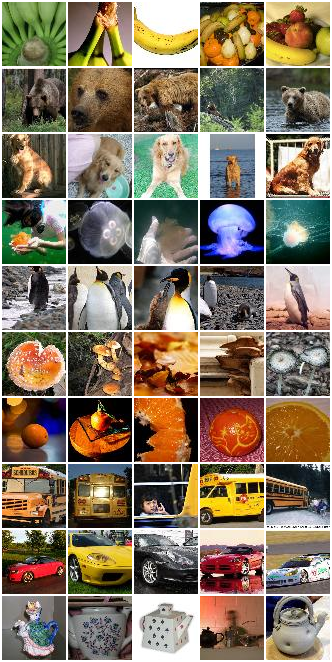
#> input picture docs/phase2/phase2_eda_grid.png, 332 x 662 px
$ python -i build_replaced_forest.py   (imports and definitions only)   (older library calls are emulated)
#> lines starting #> are read from the running program, lines starting #| are printed output that depends on the picture; after the words box and inside, x2 and y2 are one past the last pixel; in counts of white or black regions, pixels touching at a corner belong together
#> further down, picture is the input picture: shape (662, 332, 3); mean B, G, R 98.4, 118.2, 132.4
### additional_experiments/anycode/build_forest.py
"""Build a random forest and compile it into a single predict.py.

Each tree is compiled to a Python function (tree_0, tree_1, ...).
predict() calls all trees and takes majority vote.
No stored data at inference — only if/else branches.

This captures feature interactions that GNB cannot and uses ensemble
diversity to reduce overfitting vs a single tree."""

import sys
from pathlib import Path
from collections import Counter
import numpy as np
import cv2
import json

DATA_ROOT = Path(__file__).parent.parent.parent / "data" / "phase2" / "train"

CLASSES = [
    "golden_retriever", "mushroom", "teapot", "school_bus", "banana",
    "orange", "brown_bear", "king_penguin", "jellyfish", "sports_car",
]

FEATURE_NAMES = [
    "avg_s", "r_minus_b", "blue_ratio", "orange_hue", "yellow_ratio",
    "green_ratio", "high_sat", "sat_center", "white_ratio", "black_ratio",
    "texture_var", "horiz_edges", "contrast", "hue_std", "symmetry",
    "low_sat_high_val", "warm_cool", "hue_15_30", "very_orange",
    "vert_edge_ratio", "circularity", "top_minus_bot", "rb_ratio",
    "warm_brown", "medium_gray", "edge_density_center", "warm_texture",
    "warm_brightness", "rg_ratio", "center_vs_periph", "dark_bottom",
    "yellow_band", "smooth_frac", "lbp_uniformity", "gradient_uniformity",
    "center_sat_low", "high_val_low_sat", "v_bimodal", "achromatic",
    "center_obj_diff", "horiz_line_score", "aspect_main_contour",
    "edge_in_center_ratio", "color_entropy",
    "hue_in_yellow", "warm_uniform",
    "q0_h", "q0_s", "q0_v", "q0_edge",
    "q1_h", "q1_s", "q1_v", "q1_edge",
    "q2_h", "q2_s", "q2_v", "q2_edge",
    "q3_h", "q3_s", "q3_v", "q3_edge",
    "v_top_third", "v_mid_third", "v_bot_third",
    "s_top_third", "s_mid_third", "s_bot_third",
    "h_center_mean", "edge_top_ratio", "edge_bot_ratio",
    # LAB color moments (from Phase 2 — orthogonal to HSV)
    "lab_a_mean", "lab_b_mean", "lab_a_std", "lab_b_std",
    "lab_center_a", "lab_center_b",
    # DCT frequency bands
    "dct_low", "dct_mid", "dct_high",
    # Gabor texture (2 orientations x 2 frequencies)
    "gabor_0_02_mean", "gabor_45_02_mean", "gabor_0_04_mean", "gabor_45_04_mean",
    # FFT features
    "fft_hv_ratio", "fft_high_freq",
    # Additional texture/shape
    "hu1", "hu2",
    "glcm_contrast", "glcm_homogeneity",
]


def extract_features(image):
    """Same feature extraction as build_tree.py"""
    hsv = cv2.cvtColor(image, cv2.COLOR_BGR2HSV)
    h, s, v = cv2.split(hsv)
    gray = cv2.cvtColor(image, cv2.COLOR_BGR2GRAY)
    b_ch, g_ch, r_ch = cv2.split(image)
    avg_r = float(np.mean(r_ch))
    avg_g = float(np.mean(g_ch))
    avg_b = float(np.mean(b_ch))
    features = []
    features.append(float(np.mean(s)))
    features.append(avg_r - avg_b)
    features.append(float(np.mean((h >= 90) & (h <= 130) & (s > 80))))
    features.append(float(np.mean((h >= 5) & (h <= 20) & (s > 120))))
    features.append(float(np.mean((h >= 20) & (h <= 35) & (s > 100))))
    features.append(float(np.mean((h >= 35) & (h <= 80) & (s > 50))))
    features.append(float(np.mean(s > 180)))
    features.append(float(np.mean(s[16:48, 16:48])))
    features.append(float(np.mean((s < 50) & (v > 180))))
    features.append(float(np.mean(v < 40)))
    lap = cv2.Laplacian(gray, cv2.CV_64F)
    features.append(float(np.var(lap)))
    sobely = cv2.Sobel(gray, cv2.CV_64F, 0, 1, ksize=3)
    horiz_e = float(np.mean(np.abs(sobely)))
    features.append(horiz_e)
    features.append(float(np.std(gray)))
    sat_mask = s > 50
    features.append(float(np.std(h[sat_mask].astype(float))) if np.sum(sat_mask) > 100 else 0.0)
    left = gray[:, :32].astype(float)
    right = gray[:, 32:][:, ::-1].astype(float)
    features.append(1.0 - float(np.mean(np.abs(left - right))) / 128.0)
    features.append(float(np.mean((s < 60) & (v > 150))))
    if np.sum(sat_mask) > 50:
        h_sat = h[sat_mask]
        warm = float(np.sum(h_sat < 30))
        cool = float(np.sum(h_sat > 90))
        features.append(warm / max(warm + cool, 1.0))
    else:
        features.append(0.5)
    features.append(float(np.mean((h >= 15) & (h < 30) & (s > 50))))
    features.append(float(np.mean((h < 15) & (s > 100))))
    sobelx = cv2.Sobel(gray, cv2.CV_64F, 1, 0, ksize=3)
    vert_e = float(np.mean(np.abs(sobelx)))
    features.append(vert_e / max(horiz_e, 1.0))
    sat_thresh = (s > 100).astype(np.uint8) * 255
    contours, _ = cv2.findContours(sat_thresh, cv2.RETR_EXTERNAL, cv2.CHAIN_APPROX_SIMPLE)
    if contours:
        largest = max(contours, key=cv2.contourArea)
        area = cv2.contourArea(largest)
        perimeter = cv2.arcLength(largest, True)
        features.append(4 * np.pi * area / (perimeter * perimeter) if perimeter > 0 else 0.0)
    else:
        features.append(0.0)
    features.append(float(np.mean(v[:32, :])) - float(np.mean(v[32:, :])))
    features.append(avg_r / max(avg_b, 1.0))
    features.append(float(np.mean((h >= 10) & (h <= 25) & (s >= 40) & (s <= 150))))
    features.append(float(np.mean((gray >= 80) & (gray <= 160) & (s < 60))))
    edges = cv2.Canny(gray, 30, 100)
    features.append(float(np.mean(edges[16:48, 16:48] > 0)))
    warm_region = (h < 30) & (s > 30) & (v > 50)
    if np.sum(warm_region) > 100:
        features.append(float(np.std(lap[warm_region])))
    else:
        features.append(0.0)
    if np.sum(warm_region) > 100:
        features.append(float(np.mean(v[warm_region])))
    else:
        features.append(128.0)
    features.append(avg_r / max(avg_g, 1.0))
    center_gray = float(np.mean(gray[16:48, 16:48]))
    periph_gray = (float(np.mean(gray[:16, :])) + float(np.mean(gray[48:, :])) +
                   float(np.mean(gray[:, :16])) + float(np.mean(gray[:, 48:]))) / 4.0
    features.append(center_gray - periph_gray)
    features.append(float(np.mean(v[48:, :] < 80)))
    features.append(float(np.mean((h >= 20) & (h <= 35) & (s > 80) & (v > 120))))
    features.append(float(np.mean(np.abs(lap) < 5)))
    padded = np.pad(gray, 1, mode='reflect')
    center_p = padded[1:-1, 1:-1].astype(np.int16)
    d_top = np.abs(padded[0:-2, 1:-1].astype(np.int16) - center_p)
    d_bot = np.abs(padded[2:, 1:-1].astype(np.int16) - center_p)
    d_left = np.abs(padded[1:-1, 0:-2].astype(np.int16) - center_p)
    d_right = np.abs(padded[1:-1, 2:].astype(np.int16) - center_p)
    uniform = (d_top < 10) & (d_bot < 10) & (d_left < 10) & (d_right < 10)
    features.append(float(np.mean(uniform)))
    grad_mag = np.sqrt(sobelx**2 + sobely**2)
    grad_mean = float(np.mean(grad_mag))
    grad_std = float(np.std(grad_mag))
    features.append(grad_std / max(grad_mean, 1.0))
    features.append(float(np.mean(s[16:48, 16:48] < 60)))
    features.append(float(np.mean((v > 150) & (s < 80))))
    v_hist = np.histogram(v, bins=4, range=(0, 256))[0].astype(float) / (64 * 64)
    features.append(float(v_hist[0] * v_hist[3]))
    features.append(float(np.mean(s < 40)))
    center_v = float(np.mean(v[16:48, 16:48]))
    border_pixels = np.concatenate([v[:8, :].flatten(), v[56:, :].flatten(),
                                    v[:, :8].flatten(), v[:, 56:].flatten()])
    border_v = float(np.mean(border_pixels))
    features.append(abs(center_v - border_v))
    h_energy = float(np.sum(sobely**2))
    v_energy = float(np.sum(sobelx**2))
    features.append(h_energy / max(h_energy + v_energy, 1.0))
    edge_img = cv2.Canny(gray, 50, 150)
    contours2, _ = cv2.findContours(edge_img, cv2.RETR_EXTERNAL, cv2.CHAIN_APPROX_SIMPLE)
    if contours2:
        largest2 = max(contours2, key=cv2.contourArea)
        if len(largest2) >= 5:
            rect = cv2.minAreaRect(largest2)
            w, h_r = rect[1]
            features.append(max(w, h_r) / max(min(w, h_r), 1.0))
        else:
            features.append(1.0)
    else:
        features.append(1.0)
    center_edge = float(np.mean(edges[16:48, 16:48] > 0))
    total_edge = float(np.mean(edges > 0))
    features.append(center_edge / max(total_edge, 0.001))
    sat_pixels = h[s > 50]
    if len(sat_pixels) > 100:
        h_hist_arr = np.histogram(sat_pixels, bins=18, range=(0, 180))[0].astype(float)
        h_hist_arr = h_hist_arr / max(np.sum(h_hist_arr), 1)
        h_hist_arr = h_hist_arr[h_hist_arr > 0]
        features.append(-float(np.sum(h_hist_arr * np.log2(h_hist_arr))))
    else:
        features.append(0.0)
    if len(sat_pixels) > 100:
        features.append(float(np.sum((sat_pixels >= 18) & (sat_pixels <= 38))) / len(sat_pixels))
    else:
        features.append(0.0)
    features.append(float(np.mean((h >= 10) & (h <= 30) & (s > 50) & (v > 100))))
    # Spatial grid
    H2, W2 = 32, 32
    for qi, (r0, c0) in enumerate([(0, 0), (0, W2), (H2, 0), (H2, W2)]):
        r1, c1 = r0 + H2, c0 + W2
        features.append(float(np.mean(h[r0:r1, c0:c1])))
        features.append(float(np.mean(s[r0:r1, c0:c1])))
        features.append(float(np.mean(v[r0:r1, c0:c1])))
        features.append(float(np.mean(edges[r0:r1, c0:c1] > 0)))
    # Thirds
    third = 64 // 3
    features.append(float(np.mean(v[:third, :])))
    features.append(float(np.mean(v[third:2*third, :])))
    features.append(float(np.mean(v[2*third:, :])))
    features.append(float(np.mean(s[:third, :])))
    features.append(float(np.mean(s[third:2*third, :])))
    features.append(float(np.mean(s[2*third:, :])))
    features.append(float(np.mean(h[16:48, 16:48])))
    features.append(float(np.mean(edges[:third, :] > 0)))
    features.append(float(np.mean(edges[2*third:, :] > 0)))
    # LAB color moments
    lab = cv2.cvtColor(image, cv2.COLOR_BGR2LAB)
    l_ch, a_ch, b_lab = cv2.split(lab)
    features.append(float(np.mean(a_ch)))
    features.append(float(np.mean(b_lab)))
    features.append(float(np.std(a_ch)))
    features.append(float(np.std(b_lab)))
    features.append(float(np.mean(a_ch[16:48, 16:48])))
    features.append(float(np.mean(b_lab[16:48, 16:48])))
    # DCT frequency bands
    gray_f = gray.astype(np.float32)
    dct = cv2.dct(gray_f)
    features.append(float(np.mean(np.abs(dct[:8, :8]))))
    features.append(float(np.mean(np.abs(dct[8:24, 8:24]))))
    features.append(float(np.mean(np.abs(dct[24:, 24:]))))
    # Gabor texture
    for theta in [0, np.pi/4]:
        for freq in [0.2, 0.4]:
            kern = cv2.getGaborKernel((9, 9), 3.0, theta, 1.0/freq, 0.5, 0, ktype=cv2.CV_32F)
            filtered = cv2.filter2D(gray_f, cv2.CV_32F, kern)
            features.append(float(np.mean(np.abs(filtered))))
    # FFT features
    f_transform = np.fft.fft2(gray_f)
    f_shift = np.fft.fftshift(f_transform)
    magnitude = np.abs(f_shift)
    cy, cx = 32, 32
    h_band = magnitude[cy-2:cy+3, :]
    v_band = magnitude[:, cx-2:cx+3]
    fft_h = float(np.sum(h_band))
    fft_v = float(np.sum(v_band))
    features.append(fft_h / max(fft_v, 1.0))
    features.append(float(np.mean(magnitude[magnitude > np.percentile(magnitude, 90)])))
    # Hu moments
    moments = cv2.moments(gray)
    hu = cv2.HuMoments(moments).flatten()
    features.append(float(hu[0]))
    features.append(float(hu[1]))
    # GLCM approximation (fast co-occurrence)
    shifted_r = np.roll(gray, 1, axis=1)
    diff = np.abs(gray.astype(np.int16) - shifted_r.astype(np.int16))
    features.append(float(np.mean(diff**2)))
    features.append(float(np.mean(diff < 10)))
    return features


# [23 lines left out: functions load_data, gini, not called in this run]


class Node:
    # [359 lines left out: functions __init__, find_best_split, build_tree, tree_to_code, _node_to_code, count_nodes and 3 more, not called in this run]


# [2 lines that do not run on import are left out]

### additional_experiments/anycode/build_replaced_forest.py
"""Replace the 10 weakest features with better spatial/shape ones.

Weakest (F < 1.0): hu2, center_obj_diff, top_minus_bot, black_ratio,
v_top_third, q0_v, q1_v, aspect_main_contour, rg_ratio, v_bimodal

Replace with:
- 4 radial color features (concentric rings)
- 3 edge-shape features (contour moments)
- 3 color transition features (borders between regions)
"""

import sys
from pathlib import Path
from collections import Counter
import numpy as np
import cv2

sys.path.insert(0, str(Path(__file__).parent))
from build_forest import CLASSES, gini, Node, find_best_split, build_tree, count_nodes, predict_tree

DATA_ROOT = Path(__file__).parent.parent.parent / "data" / "phase2" / "train"
VAL_ROOT = Path(__file__).parent.parent.parent / "data" / "phase2" / "val"

# Indices to REMOVE (worst F-ratios)
REMOVE_INDICES = {87, 39, 21, 9, 62, 48, 52, 41, 28, 37}


def extract_features_v3(image):
    """Modified feature extraction: replace 10 worst with better ones."""
    hsv = cv2.cvtColor(image, cv2.COLOR_BGR2HSV)
#> hsv: shape (662, 332, 3); mean H, S, V 46.3, 103.6, 140.1
    h, s, v = cv2.split(hsv)
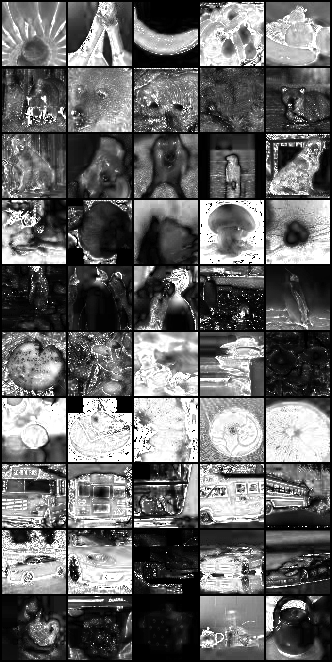
#> s: shape (662, 332); min 0, max 255, mean 103.6
    gray = cv2.cvtColor(image, cv2.COLOR_BGR2GRAY).astype(np.float32)
    b_ch, g_ch, r_ch = cv2.split(image)
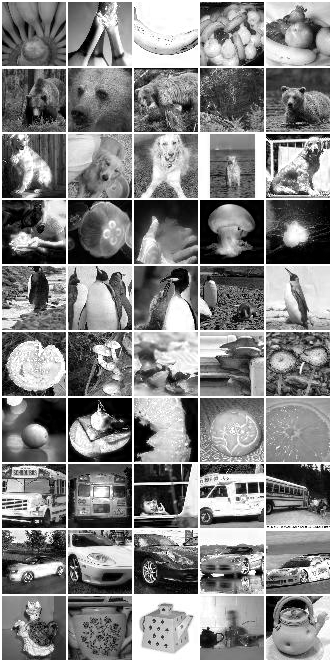
#> r_ch: shape (662, 332); min 0, max 255, mean 132.4
    avg_r = float(np.mean(r_ch))
#> avg_r = 132.4
    avg_g = float(np.mean(g_ch))
#> avg_g = 118.2
    avg_b = float(np.mean(b_ch))
#> avg_b = 98.36
    edges = cv2.Canny(gray.astype(np.uint8), 30, 100)
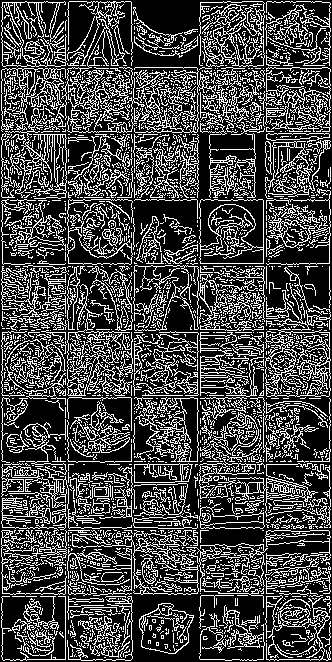
#> edges: shape (662, 332); 27.9% white in thin lines or dots
    sobelx = cv2.Sobel(gray, cv2.CV_32F, 1, 0, ksize=3)
    sobely = cv2.Sobel(gray, cv2.CV_32F, 0, 1, ksize=3)
    lap = cv2.Laplacian(gray, cv2.CV_32F)
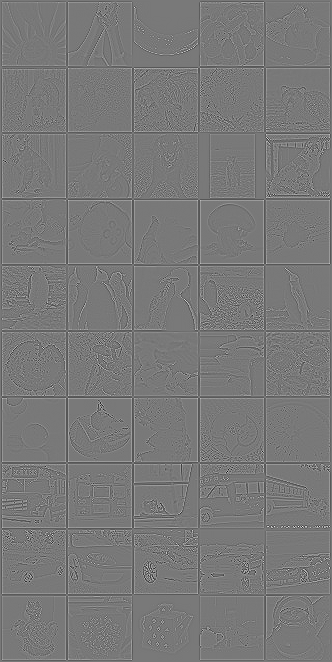
#> lap: shape (662, 332) float32; min -889, max 984, mean 0; drawn with min black and max white
    grad_mag = np.sqrt(sobelx**2 + sobely**2)
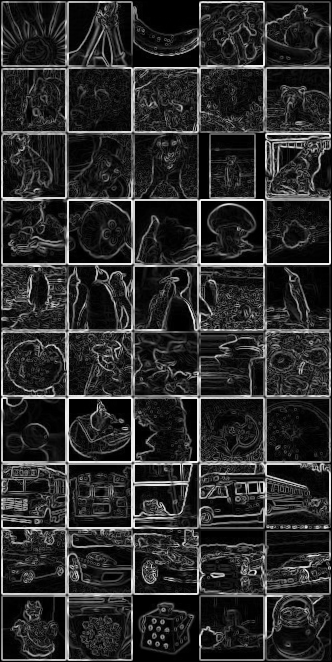
#> grad_mag: shape (662, 332) float32; min 0, max 1081.9, mean 186.7; drawn with min black and max white

    features = []
    # ORIGINAL features (indices 0-89), skip REMOVE_INDICES
    # This is a simplified approach: compute all original, then replace
    # Compute all 90 original features the same way as build_forest.py
    sat_mask = s > 50
#> sat_mask: shape (662, 332) bool; 62.3% white; 672 black regions (633 under 20 px), largest, box (x1, y1, x2, y2) and area: (0, 0, 332, 662) 78226, (284, 221, 309, 246) 387, (277, 143, 303, 172) 374
    warm_region = (h < 30) & (s > 30) & (v > 50)
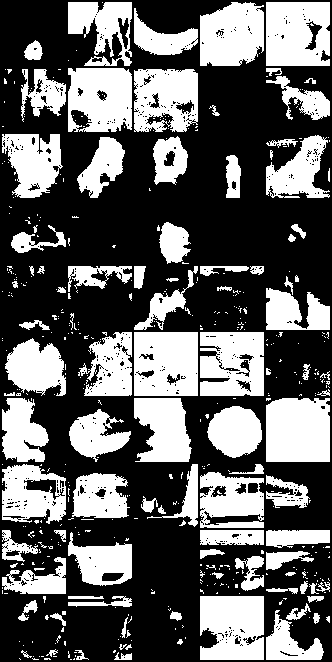
#> warm_region: shape (662, 332) bool; 38.3% white; 472 white regions (375 under 20 px), largest, box (x1, y1, x2, y2) and area: (266, 398, 330, 462) 3974, (134, 332, 198, 396) 3874, (266, 2, 330, 66) 3808

    # Instead of the full complex extraction, let's just import and modify
    from build_forest import extract_features as orig_extract
    orig = orig_extract(image)
#> in extract_features, `avg_r = float(np.mean(r_ch))`: avg_r = 132.4
#> in extract_features, `avg_g = float(np.mean(g_ch))`: avg_g = 118.2
#> in extract_features, `avg_b = float(np.mean(b_ch))`: avg_b = 98.36
#> in extract_features, `horiz_e = float(np.mean(np.abs(sobely)))`: horiz_e = 114.4
#> in extract_features, `right = gray[:, 32:][:, ::-1].astype(float)`:
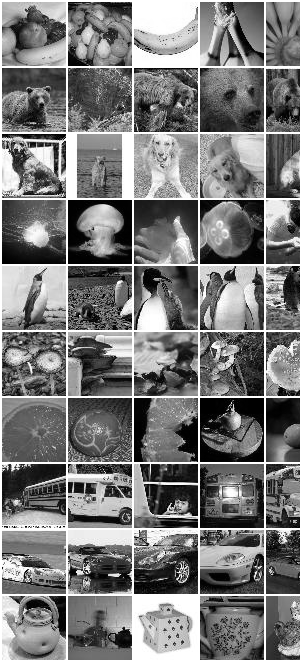
#> right: shape (662, 300) float64; min 0, max 255, mean 120.9

    # Keep all except the 10 worst
    kept = [orig[i] for i in range(90) if i not in REMOVE_INDICES]  # 80 features

    # Now add 10 NEW features

    # 1-3: Radial color rings (3 concentric rings)
    yy, xx = np.mgrid[0:64, 0:64]
    dist = np.sqrt((yy - 32)**2 + (xx - 32)**2)
    ring1 = dist < 12
    ring2 = (dist >= 12) & (dist < 24)
    ring3 = dist >= 24
    kept.append(float(np.mean(s[ring1])))  # inner ring saturation
    kept.append(float(np.mean(s[ring2])))  # middle ring saturation
    kept.append(float(np.mean(s[ring3])))  # outer ring saturation

    # 4: Radial hue gradient (inner warm vs outer warm)
    inner_warm = float(np.mean((h[ring1] < 30) & (s[ring1] > 50)))
    outer_warm = float(np.mean((h[ring3] < 30) & (s[ring3] > 50)))
    kept.append(inner_warm - outer_warm)

    # 5-6: Horizontal and vertical color gradients
    left_half_sat = float(np.mean(s[:, :32]))
    right_half_sat = float(np.mean(s[:, 32:]))
    kept.append(abs(left_half_sat - right_half_sat))
    top_half_hue = float(np.mean(h[:32, :]))
    bot_half_hue = float(np.mean(h[32:, :]))
    kept.append(top_half_hue - bot_half_hue)

    # 7-8: Object size proxies from edge contours
    contours, _ = cv2.findContours(edges, cv2.RETR_EXTERNAL, cv2.CHAIN_APPROX_SIMPLE)
    if contours:
        areas = [cv2.contourArea(c) for c in contours]
        largest_area = max(areas) / (64 * 64)
        n_large = sum(1 for a in areas if a > 50) / max(len(areas), 1)
    else:
        largest_area = 0.0
        n_large = 0.0
    kept.append(largest_area)
    kept.append(n_large)

    # 9: Gradient direction coherence (how aligned are gradients?)
    angle = np.arctan2(sobely, sobelx)
    strong = grad_mag > np.percentile(grad_mag, 75)
    if np.sum(strong) > 50:
        angles_strong = angle[strong]
        # Circular variance (0 = all aligned, 1 = random)
        circ_var = 1.0 - np.sqrt(np.mean(np.cos(angles_strong))**2 + np.mean(np.sin(angles_strong))**2)
        kept.append(float(circ_var))
    else:
        kept.append(0.5)

    # 10: Color complexity (number of distinct hue modes)
    sat_pixels = h[s > 60]
    if len(sat_pixels) > 50:
        h_hist = np.histogram(sat_pixels, bins=12, range=(0, 180))[0]
        h_hist = h_hist / max(np.sum(h_hist), 1)
        n_modes = np.sum(h_hist > 0.1)
        kept.append(float(n_modes))
    else:
        kept.append(1.0)

    return kept  # Should be exactly 90


# [54 lines left out: functions load_data, eval_forest, main, not called in this run]


# [2 lines not run here, left out]

>>> import cv2
>>> picture = cv2.imread('../../docs/phase2/phase2_eda_grid.png')
#> (the run stopped early here; a loop or call above may not have finished)
